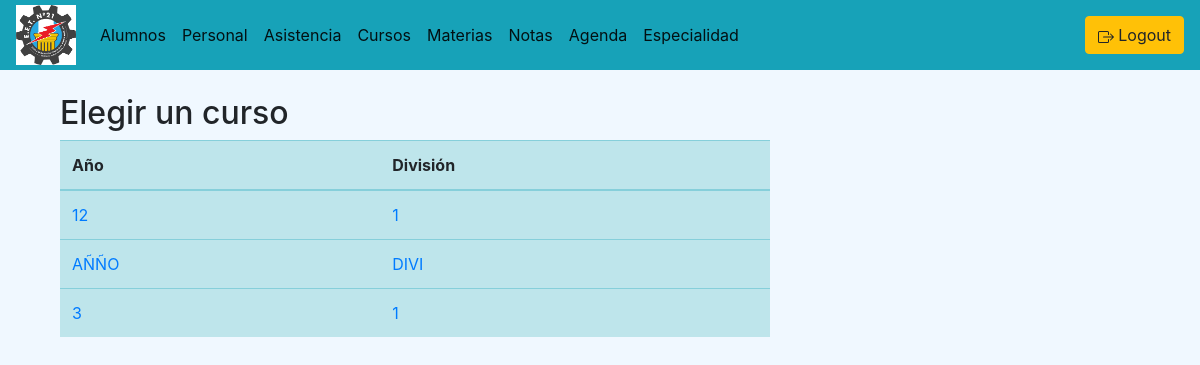
The app's page /asistencia/ (signed in), older data.
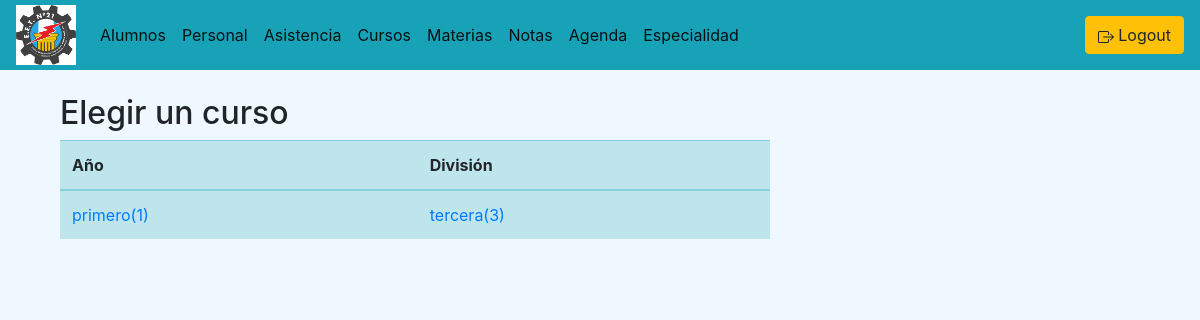
The same page, newer data.
### curso/models.py (models this page shows, shortened)
class Curso(models.Model):
    id_curso = models.AutoField(primary_key=True)
    Annio = models.CharField(max_length=30)
    Division = models.CharField(max_length=30)
    cantidad_clases = models.IntegerField(default=0, null=True, blank=True)
    id_materia = models.ForeignKey(materias_models.Materia, on_delete=models.CASCADE, null=True, blank=True)

### asistencia/views.py (the view)
# urls.py: path('', views.asistencia, name='asistencia'),
def asistencia(request):
    cursos = Curso.objects.all()
    return render(request, 'asistencia.html', {'cursos':cursos})

### asistencia/templates/asistencia.html (shortened to what this page needs)
{% extends "./base.html" %}
{% block body %}
<div class="col-sm-12 col-md-6 col-lg-8 col-xl-8" bg-color="#80000">
  <h2>Elegir un curso</h2>
  <table class="table table-info">
    <thead>
        <th>Año</th>
        <th>División</th>
    </thead>
  {% for curso in cursos %}
    <tr>
        <td><a href="{% url 'asistencia:listaAlumnos' curso.id_curso%}">{{curso.Annio}}</a></td>
        <td><a href="{% url 'asistencia:listaAlumnos' curso.id_curso%}">{{curso.Division}}</a></td>
    </tr>
  {% endfor %}
  </table>
</div>
{% endblock %}

Row changes from the older to the newer data that the page shows:
removed Curso: Annio "12", Division "1"
removed Curso: Annio "AÑÑO", Division "DIVI"
removed Curso: Annio "3", Division "1"
added Curso: Annio "primero(1)", Division "tercera(3)"
